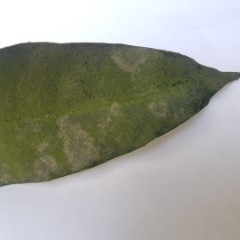
#> input picture data/20211109_121303 (Custom).jpg, 240 x 240 px; its folder holds only this picture in this run
$ python -i svm_model.py   (imports and definitions only)
#> lines starting #> are read from the running program, lines starting #| are printed output that depends on the picture
# svm_model.py
import os
import json
import joblib
import numpy as np
from PIL import Image
from sklearn import svm
from sklearn.preprocessing import StandardScaler
from sklearn.model_selection import train_test_split
from sklearn.metrics import accuracy_score, classification_report, confusion_matrix

class SVMModel:
    def __init__(self):
        self.model = None
        self.scaler = StandardScaler()
        # CLASES 1-5 externas (sklearn usa 0-4 interno)
        self.class_names = {
            1: "Clase 1 - Resistente",
            2: "Clase 2 - Moderadamente tolerante",
            3: "Clase 3 - Ligeramente tolerante",
            4: "Clase 4 - Susceptible",
            5: "Clase 5 - Altamente susceptible"
        }
        self.is_trained = False
        self.n_features = 35
        self.load_or_train_model()

    # ============================================================
    # EXTRACCIÓN DE CARACTERÍSTICAS (35)
    # ============================================================
    def extract_features(self, image_path):
#> called with image_path = '../data/20211109_121303 (Custom).jpg'
        try:
            with Image.open(image_path) as img:
#> img is the input picture: PIL image 240x240 RGB; mean R, G, B 156.9, 157.8, 147.6
                img = img.convert('RGB')
                img = img.resize((100, 100))
#> img: PIL image 100x100 RGB
                img_array = np.array(img, dtype=np.float32)
                features = []

                # Separar canales RGB
                r, g, b = img_array[:, :, 0], img_array[:, :, 1], img_array[:, :, 2]
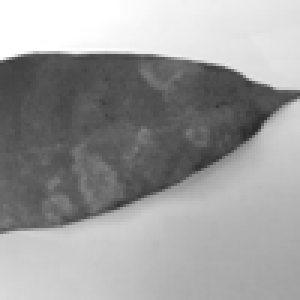
#> r: shape (100, 100) float32 (shown 3 times larger); min 43, max 255, mean 156.9
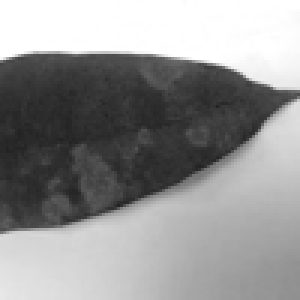
#> b: shape (100, 100) float32 (shown 3 times larger); min 34, max 255, mean 147.6

                # 1) COLOR RGB (15)
                for channel in (r, g, b):
                    features.extend([
                        np.mean(channel),
                        np.std(channel),
                        np.median(channel),
                        np.percentile(channel, 25),
                        np.percentile(channel, 75),
                    ])
#> this loop made 3 passes
#> after the loop, features = [156.9, 62.37, 174, 90, 204, 157.8, 61.84, 169, 93, 205, 147.6, 80, 167, 59, 214]

                # 2) MANCHAS (2)
                whiteness = np.mean((r > 200) & (g > 200) & (b > 200))
#> whiteness = 0.291
                grayness = np.mean(np.abs(r - g) + np.abs(g - b) + np.abs(r - b) < 30)
#> grayness = 0.501
                features.extend([whiteness, grayness])

                # 3) TEXTURA (4)
                gray = 0.299 * r + 0.587 * g + 0.114 * b
                h_diff = np.mean(np.abs(np.diff(gray, axis=1)))
#> h_diff = 2.5
                v_diff = np.mean(np.abs(np.diff(gray, axis=0)))
#> v_diff = 4.62
                local_var = np.var(gray)
#> local_var = 4089.4
                hist_entropy, _ = np.histogram(gray, bins=256, range=(0, 255))
#> hist_entropy = 256 values, max 575 at index 255, min 0 at index 0, mean 39.06
                hist_entropy = hist_entropy / (hist_entropy.sum() + 1e-7)
#> hist_entropy = 256 values, max 0.0575 at index 255, min 0 at index 0, mean 0.00391
                entropy = -np.sum(hist_entropy * np.log2(hist_entropy + 1e-7))
#> entropy = 6.98
                features.extend([h_diff, v_diff, local_var, entropy])

                # 4) CONTRASTE Y BORDES (2)
                contrast = np.std(gray)
#> contrast = 63.95
                edge_strength = np.mean(np.abs(np.gradient(gray)[0]) + np.abs(np.gradient(gray)[1]))
#> edge_strength = 6.17
                features.extend([contrast, edge_strength])

                # 5) RELACIONES RGB (3)
                rg_ratio = np.mean(r) / (np.mean(g) + 1)
#> rg_ratio = 0.988
                rb_ratio = np.mean(r) / (np.mean(b) + 1)
#> rb_ratio = 1.06
                gb_ratio = np.mean(g) / (np.mean(b) + 1)
#> gb_ratio = 1.06
                features.extend([rg_ratio, rb_ratio, gb_ratio])

                # 6) HISTOGRAMA GRIS 8 BINS (8)
                hist_8, _ = np.histogram(gray, bins=8, range=(0, 255))
#> hist_8 = [0, 68, 3249, 773, 265, 2121, 1526, 1998]
                hist_8 = hist_8 / (hist_8.sum() + 1e-7)
#> hist_8 = [0, 0.0068, 0.325, 0.0773, 0.0265, 0.212, 0.153, 0.2]
                features.extend(hist_8.tolist())

                # 7) UNIFORMIDAD (1)
                color_uniformity = 1 / (np.std(r) + np.std(g) + np.std(b) + 1)
#> color_uniformity = 0.00487
                features.append(color_uniformity)

                result = np.array(features, dtype=np.float32)
#> result = 35 values, max 4089.4 at index 19, min 0 at index 26, mean 177.7
                if result.size != self.n_features:
                    print(f"⚠️ Se obtuvieron {result.size} features, se esperaban {self.n_features}")
                    return np.zeros(self.n_features, dtype=np.float32)
                return result

        except Exception as e:
            print(f"⚠️ Error procesando {image_path}: {e}")
            return np.zeros(self.n_features, dtype=np.float32)

    # ============================================================
    # CARGA DE ETIQUETAS
    # ============================================================
    def load_labels(self):
        """Cargar etiquetas desde data/labels.json (externo 1–5)."""
        labels_file = "data/labels.json"
        if os.path.exists(labels_file):
            try:
                with open(labels_file, "r", encoding="utf-8") as f:
                    labels = json.load(f)
                # normalizar a int
                labels = {k: int(v) for k, v in labels.items()}
                print(f"✅ Cargadas {len(labels)} etiquetas desde {labels_file}")
                return labels
            except Exception as e:
                print(f"⚠️ Error cargando etiquetas: {e}")
                return {}
        return {}

    # ============================================================
    # CARGAR O ENTRENAR
    # ============================================================
    def load_or_train_model(self):
        model_path = "modelos/svm_model.pkl"
        scaler_path = "modelos/svm_scaler.pkl"
        models_exist = os.path.exists(model_path) and os.path.exists(scaler_path)
        labels = self.load_labels()
        has_labels = len(labels) >= 10

        if has_labels:
            if models_exist:
                print("\n📊 Modelo existente encontrado")
                print(f"📊 Tienes {len(labels)} imágenes etiquetadas")
                print("\n¿Qué deseas hacer?")
                print("1. Cargar modelo existente")
                print("2. Reentrenar con nuevas etiquetas")
                try:
                    choice = input("Selecciona (1 o 2): ").strip()
                    if choice == "2":
                        self.train_with_real_images(labels)
                        return
                except Exception:
                    pass
            else:
                print(f"\n🎓 Entrenando modelo por primera vez con {len(labels)} imágenes...")
                self.train_with_real_images(labels)
                return

        if models_exist:
            try:
                self.model = joblib.load(model_path)
                self.scaler = joblib.load(scaler_path)
                self.is_trained = True
                print("✅ Modelo SVM cargado exitosamente")
                return
            except Exception as e:
                print(f"⚠️ Error cargando modelo: {e}")

        print("\n❌ No hay modelo entrenado ni etiquetas disponibles")
        print("📝 Para entrenar el modelo:")
        print("   1. Ejecuta: python etiquetador.py")
        print("   2. Etiqueta al menos 50 imágenes")
        print("   3. Vuelve a ejecutar la aplicación")
        self.is_trained = False

    # ============================================================
    # ENTRENAMIENTO
    # ============================================================
    # [230 lines left out: functions train_with_real_images, predict_image, analyze_dataset, get_model_info, not called in this run]

>>> result = SVMModel().extract_features('../data/20211109_121303 (Custom).jpg')

$ run again, on data/20211109_121432 (Custom).jpg
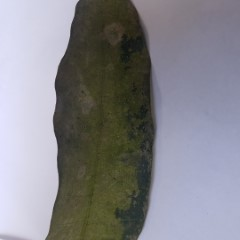
#> input picture data/20211109_121432 (Custom).jpg, 240 x 240 px
#> in extract_features, img is the input picture: PIL image 240x240 RGB; mean R, G, B 132.7, 132.4, 137.8
#> img: PIL image 100x100 RGB
#> in extract_features, `r, g, b = img_array[:, :, 0], img_array[:, :, 1], img_array[:, :, 2]`:
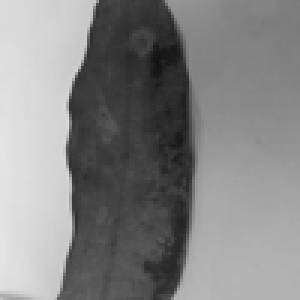
#> r: shape (100, 100) float32 (shown 3 times larger); min 17, max 228, mean 132.7
#> in extract_features, `r, g, b = img_array[:, :, 0], img_array[:, :, 1], img_array[:, :, 2]`:
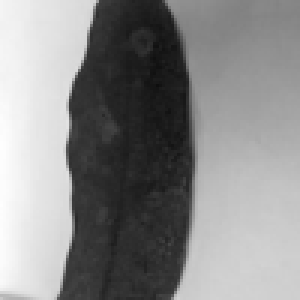
#> b: shape (100, 100) float32 (shown 3 times larger); min 14, max 254, mean 137.8
#> the loop in extract_features, `for channel in (r, g, b):` made 3 passes
#> after the loop in extract_features, `for channel in (r, g, b):`: features = [132.7, 61.99, 136, 67, 179, 132.4, 62.61, 134, 66, 183, 137.8, 79, 153, 49, 208]
#> whiteness = 0.223
#> grayness = 0.271
#> h_diff = 4.17
#> v_diff = 1.9
#> local_var = 4119.1
#> in extract_features, `hist_entropy, _ = np.histogram(gray, bins=256, range=(0, 255))`: hist_entropy = 256 values, max 157 at index 184, min 0 at index 0, mean 39.06
#> in extract_features, `hist_entropy = hist_entropy / (hist_entropy.sum() + 1e-7)`: hist_entropy = 256 values, max 0.0157 at index 184, min 0 at index 0, mean 0.00391
#> entropy = 7.21
#> contrast = 64.18
#> edge_strength = 5.34
#> rg_ratio = 0.995
#> rb_ratio = 0.956
#> gb_ratio = 0.954
#> in extract_features, `hist_8, _ = np.histogram(gray, bins=8, range=(0, 255))`: hist_8 = [91, 2383, 1262, 450, 1714, 1717, 1860, 523]
#> in extract_features, `hist_8 = hist_8 / (hist_8.sum() + 1e-7)`: hist_8 = [0.0091, 0.238, 0.126, 0.045, 0.171, 0.172, 0.186, 0.0523]
#> color_uniformity = 0.00489
#> in extract_features, `result = np.array(features, dtype=np.float32)`: result = 35 values, max 4119.1 at index 19, min 0.00489 at index 34, mean 171.1

$ run again, on data/20211109_121452 (Custom).jpg
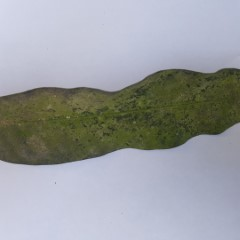
#> input picture data/20211109_121452 (Custom).jpg, 240 x 240 px
#> in extract_features, img is the input picture: PIL image 240x240 RGB; mean R, G, B 154.6, 157.6, 161
#> img: PIL image 100x100 RGB
#> in extract_features, `r, g, b = img_array[:, :, 0], img_array[:, :, 1], img_array[:, :, 2]`:
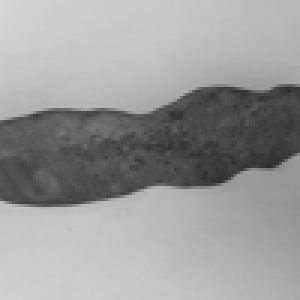
#> r: shape (100, 100) float32 (shown 3 times larger); min 42, max 214, mean 154.6
#> in extract_features, `r, g, b = img_array[:, :, 0], img_array[:, :, 1], img_array[:, :, 2]`:
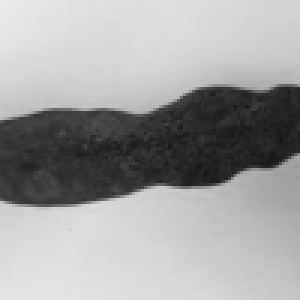
#> b: shape (100, 100) float32 (shown 3 times larger); min 22, max 234, mean 161
#> the loop in extract_features, `for channel in (r, g, b):` made 3 passes
#> after the loop in extract_features, `for channel in (r, g, b):`: features = [154.6, 51.67, 180, 94, 196, 157.6, 52.02, 184, 92, 199, 161, 73.56, 202, 62.75, 216]
#> whiteness = 0.126
#> grayness = 0.0547
#> h_diff = 1.95
#> v_diff = 4.06
#> local_var = 2949.4
#> in extract_features, `hist_entropy, _ = np.histogram(gray, bins=256, range=(0, 255))`: hist_entropy = 256 values, max 327 at index 204, min 0 at index 0, mean 39.06
#> in extract_features, `hist_entropy = hist_entropy / (hist_entropy.sum() + 1e-7)`: hist_entropy = 256 values, max 0.0327 at index 204, min 0 at index 0, mean 0.00391
#> entropy = 6.59
#> contrast = 54.31
#> edge_strength = 5.08
#> rg_ratio = 0.975
#> rb_ratio = 0.955
#> gb_ratio = 0.973
#> in extract_features, `hist_8, _ = np.histogram(gray, bins=8, range=(0, 255))`: hist_8 = [0, 487, 2246, 186, 421, 2605, 4055, 0]
#> in extract_features, `hist_8 = hist_8 / (hist_8.sum() + 1e-7)`: hist_8 = [0, 0.0487, 0.225, 0.0186, 0.0421, 0.26, 0.405, 0]
#> color_uniformity = 0.00561
#> in extract_features, `result = np.array(features, dtype=np.float32)`: result = 35 values, max 2949.4 at index 19, min 0 at index 26, mean 145.8

$ run again, on data/20211109_121513 (Custom).jpg
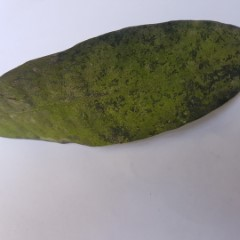
#> input picture data/20211109_121513 (Custom).jpg, 240 x 240 px
#> in extract_features, img is the input picture: PIL image 240x240 RGB; mean R, G, B 138.2, 137.3, 130.2
#> img: PIL image 100x100 RGB
#> in extract_features, `r, g, b = img_array[:, :, 0], img_array[:, :, 1], img_array[:, :, 2]`:
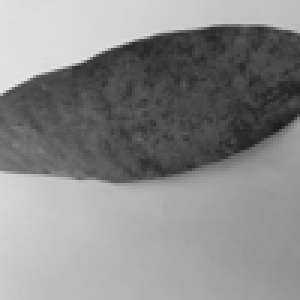
#> r: shape (100, 100) float32 (shown 3 times larger); min 26, max 231, mean 138.2
#> in extract_features, `r, g, b = img_array[:, :, 0], img_array[:, :, 1], img_array[:, :, 2]`:
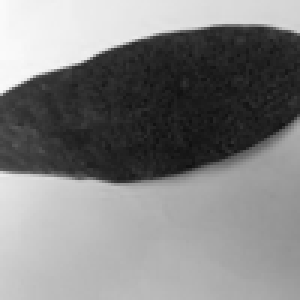
#> b: shape (100, 100) float32 (shown 3 times larger); min 15, max 250, mean 130.2
#> the loop in extract_features, `for channel in (r, g, b):` made 3 passes
#> after the loop in extract_features, `for channel in (r, g, b):`: features = [138.2, 57.7, 153, 76, 190, 137.3, 55.87, 150, 78, 184, 130.2, 77.4, 159, 41, 191]
#> whiteness = 0.143
#> grayness = 0.482
#> h_diff = 2.89
#> v_diff = 4.7
#> local_var = 3450.8
#> in extract_features, `hist_entropy, _ = np.histogram(gray, bins=256, range=(0, 255))`: hist_entropy = 256 values, max 147 at index 68, min 0 at index 0, mean 39.06
#> in extract_features, `hist_entropy = hist_entropy / (hist_entropy.sum() + 1e-7)`: hist_entropy = 256 values, max 0.0147 at index 68, min 0 at index 0, mean 0.00391
#> entropy = 7.27
#> contrast = 58.74
#> edge_strength = 6.35
#> rg_ratio = 0.999
#> rb_ratio = 1.05
#> in extract_features, `hist_8, _ = np.histogram(gray, bins=8, range=(0, 255))`: hist_8 = [6, 1333, 2324, 442, 1514, 2151, 1832, 398]
#> in extract_features, `hist_8 = hist_8 / (hist_8.sum() + 1e-7)`: hist_8 = [0.0006, 0.133, 0.232, 0.0442, 0.151, 0.215, 0.183, 0.0398]
#> color_uniformity = 0.00521
#> in extract_features, `result = np.array(features, dtype=np.float32)`: result = 35 values, max 3450.8 at index 19, min 0.0006 at index 26, mean 153
